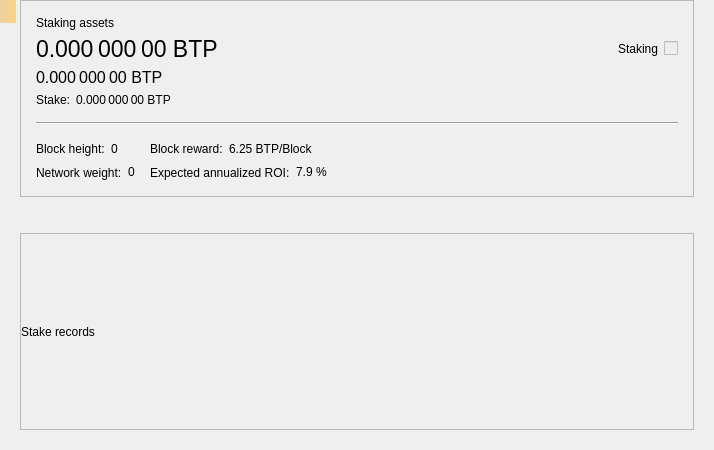
<?xml version="1.0" encoding="UTF-8"?>
<ui version="4.0">
 <class>StakePage</class>
 <widget class="QWidget" name="StakePage">
  <property name="geometry">
   <rect>
    <x>0</x>
    <y>0</y>
    <width>714</width>
    <height>450</height>
   </rect>
  </property>
  <property name="windowTitle">
   <string>Form</string>
  </property>
  <layout class="QVBoxLayout" name="verticalLayout_3">
   <property name="leftMargin">
    <number>20</number>
   </property>
   <property name="topMargin">
    <number>0</number>
   </property>
   <property name="rightMargin">
    <number>20</number>
   </property>
   <property name="bottomMargin">
    <number>20</number>
   </property>
   <item>
    <widget class="QFrame" name="frameStakeInfo">
     <property name="frameShape">
      <enum>QFrame::StyledPanel</enum>
     </property>
     <property name="frameShadow">
      <enum>QFrame::Raised</enum>
     </property>
     <layout class="QVBoxLayout" name="verticalLayout">
      <property name="spacing">
       <number>15</number>
      </property>
      <property name="leftMargin">
       <number>15</number>
      </property>
      <property name="topMargin">
       <number>15</number>
      </property>
      <property name="rightMargin">
       <number>15</number>
      </property>
      <property name="bottomMargin">
       <number>15</number>
      </property>
      <item>
       <layout class="QGridLayout" name="gridLayout_2">
        <property name="spacing">
         <number>6</number>
        </property>
        <item row="1" column="0">
         <widget class="QLabel" name="labelAssets">
          <property name="font">
           <font>
            <pointsize>17</pointsize>
           </font>
          </property>
          <property name="cursor">
           <cursorShape>IBeamCursor</cursorShape>
          </property>
          <property name="toolTip">
           <string>Your current spendable balance</string>
          </property>
          <property name="text">
           <string notr="true">0.000 000 00 BTP</string>
          </property>
          <property name="alignment">
           <set>Qt::AlignLeading|Qt::AlignLeft|Qt::AlignVCenter</set>
          </property>
          <property name="textInteractionFlags">
           <set>Qt::LinksAccessibleByMouse|Qt::TextSelectableByMouse</set>
          </property>
         </widget>
        </item>
        <item row="2" column="0">
         <widget class="QLabel" name="labelAssetsImmature">
          <property name="font">
           <font>
            <pointsize>12</pointsize>
           </font>
          </property>
          <property name="cursor">
           <cursorShape>IBeamCursor</cursorShape>
          </property>
          <property name="toolTip">
           <string>Your immature balance</string>
          </property>
          <property name="text">
           <string notr="true">0.000 000 00 BTP</string>
          </property>
          <property name="alignment">
           <set>Qt::AlignLeading|Qt::AlignLeft|Qt::AlignVCenter</set>
          </property>
          <property name="textInteractionFlags">
           <set>Qt::LinksAccessibleByMouse|Qt::TextSelectableByMouse</set>
          </property>
         </widget>
        </item>
        <item row="0" column="0">
         <widget class="QLabel" name="labelAssetsText">
          <property name="text">
           <string>Staking assets</string>
          </property>
          <property name="alignment">
           <set>Qt::AlignLeading|Qt::AlignLeft|Qt::AlignVCenter</set>
          </property>
         </widget>
        </item>
        <item row="1" column="2">
         <spacer name="horizontalSpacer_2">
          <property name="orientation">
           <enum>Qt::Horizontal</enum>
          </property>
          <property name="sizeHint" stdset="0">
           <size>
            <width>40</width>
            <height>20</height>
           </size>
          </property>
         </spacer>
        </item>
        <item row="4" column="0">
         <layout class="QHBoxLayout" name="horizontalLayout_5">
          <property name="spacing">
           <number>6</number>
          </property>
          <item>
           <widget class="QLabel" name="labelStakeText">
            <property name="sizePolicy">
             <sizepolicy hsizetype="Maximum" vsizetype="Preferred">
              <horstretch>0</horstretch>
              <verstretch>0</verstretch>
             </sizepolicy>
            </property>
            <property name="text">
             <string>Stake:</string>
            </property>
            <property name="alignment">
             <set>Qt::AlignLeading|Qt::AlignLeft|Qt::AlignVCenter</set>
            </property>
           </widget>
          </item>
          <item>
           <widget class="QLabel" name="labelStake">
            <property name="text">
             <string>0.000 000 00 BTP</string>
            </property>
            <property name="alignment">
             <set>Qt::AlignLeading|Qt::AlignLeft|Qt::AlignVCenter</set>
            </property>
            <property name="textInteractionFlags">
             <set>Qt::LinksAccessibleByMouse|Qt::TextSelectableByMouse</set>
            </property>
           </widget>
          </item>
          <item>
           <spacer name="horizontalSpacer_3">
            <property name="orientation">
             <enum>Qt::Horizontal</enum>
            </property>
            <property name="sizeType">
             <enum>QSizePolicy::Minimum</enum>
            </property>
            <property name="sizeHint" stdset="0">
             <size>
              <width>0</width>
              <height>0</height>
             </size>
            </property>
           </spacer>
          </item>
         </layout>
        </item>
        <item row="1" column="4">
         <widget class="QLabel" name="labelStaking">
          <property name="text">
           <string>Staking</string>
          </property>
         </widget>
        </item>
        <item row="1" column="5">
         <widget class="QSwitchControl" name="checkStake">
          <property name="enabled">
           <bool>false</bool>
          </property>
         </widget>
        </item>
       </layout>
      </item>
      <item>
       <widget class="Line" name="hLine">
        <property name="orientation">
         <enum>Qt::Horizontal</enum>
        </property>
       </widget>
      </item>
      <item>
       <layout class="QGridLayout" name="gridLayout">
        <property name="verticalSpacing">
         <number>6</number>
        </property>
        <item row="0" column="0">
         <layout class="QHBoxLayout" name="horizontalLayout">
          <property name="spacing">
           <number>6</number>
          </property>
          <item>
           <widget class="QLabel" name="labelHeightText">
            <property name="sizePolicy">
             <sizepolicy hsizetype="Maximum" vsizetype="Preferred">
              <horstretch>0</horstretch>
              <verstretch>0</verstretch>
             </sizepolicy>
            </property>
            <property name="text">
             <string>Block height:</string>
            </property>
            <property name="alignment">
             <set>Qt::AlignLeading|Qt::AlignLeft|Qt::AlignVCenter</set>
            </property>
           </widget>
          </item>
          <item>
           <widget class="QLabel" name="labelHeight">
            <property name="text">
             <string>0</string>
            </property>
            <property name="alignment">
             <set>Qt::AlignLeading|Qt::AlignLeft|Qt::AlignVCenter</set>
            </property>
            <property name="textInteractionFlags">
             <set>Qt::LinksAccessibleByMouse|Qt::TextSelectableByMouse</set>
            </property>
           </widget>
          </item>
          <item>
           <spacer name="horizontalSpacer_4">
            <property name="orientation">
             <enum>Qt::Horizontal</enum>
            </property>
            <property name="sizeType">
             <enum>QSizePolicy::Minimum</enum>
            </property>
            <property name="sizeHint" stdset="0">
             <size>
              <width>0</width>
              <height>0</height>
             </size>
            </property>
           </spacer>
          </item>
         </layout>
        </item>
        <item row="0" column="1">
         <layout class="QHBoxLayout" name="horizontalLayout_3">
          <property name="spacing">
           <number>6</number>
          </property>
          <item>
           <widget class="QLabel" name="labelRewardText">
            <property name="sizePolicy">
             <sizepolicy hsizetype="Maximum" vsizetype="Preferred">
              <horstretch>0</horstretch>
              <verstretch>0</verstretch>
             </sizepolicy>
            </property>
            <property name="text">
             <string>Block reward:</string>
            </property>
            <property name="alignment">
             <set>Qt::AlignLeading|Qt::AlignLeft|Qt::AlignVCenter</set>
            </property>
           </widget>
          </item>
          <item>
           <widget class="QLabel" name="labelReward">
            <property name="text">
             <string>6.25 BTP/Block</string>
            </property>
            <property name="alignment">
             <set>Qt::AlignLeading|Qt::AlignLeft|Qt::AlignVCenter</set>
            </property>
            <property name="textInteractionFlags">
             <set>Qt::LinksAccessibleByMouse|Qt::TextSelectableByMouse</set>
            </property>
           </widget>
          </item>
          <item>
           <spacer name="horizontalSpacer_6">
            <property name="orientation">
             <enum>Qt::Horizontal</enum>
            </property>
            <property name="sizeType">
             <enum>QSizePolicy::Minimum</enum>
            </property>
            <property name="sizeHint" stdset="0">
             <size>
              <width>0</width>
              <height>0</height>
             </size>
            </property>
           </spacer>
          </item>
         </layout>
        </item>
        <item row="0" column="2" rowspan="2">
         <spacer name="horizontalSpacer">
          <property name="orientation">
           <enum>Qt::Horizontal</enum>
          </property>
          <property name="sizeHint" stdset="0">
           <size>
            <width>40</width>
            <height>20</height>
           </size>
          </property>
         </spacer>
        </item>
        <item row="1" column="0">
         <layout class="QHBoxLayout" name="horizontalLayout_2">
          <property name="spacing">
           <number>6</number>
          </property>
          <item>
           <widget class="QLabel" name="labelWeightText">
            <property name="sizePolicy">
             <sizepolicy hsizetype="Maximum" vsizetype="Preferred">
              <horstretch>0</horstretch>
              <verstretch>0</verstretch>
             </sizepolicy>
            </property>
            <property name="text">
             <string>Network weight:</string>
            </property>
            <property name="alignment">
             <set>Qt::AlignLeading|Qt::AlignLeft|Qt::AlignVCenter</set>
            </property>
           </widget>
          </item>
          <item>
           <widget class="QLabel" name="labelWeight">
            <property name="text">
             <string>0</string>
            </property>
            <property name="alignment">
             <set>Qt::AlignLeading|Qt::AlignLeft|Qt::AlignVCenter</set>
            </property>
            <property name="textInteractionFlags">
             <set>Qt::LinksAccessibleByMouse|Qt::TextSelectableByMouse</set>
            </property>
           </widget>
          </item>
          <item>
           <spacer name="horizontalSpacer_5">
            <property name="orientation">
             <enum>Qt::Horizontal</enum>
            </property>
            <property name="sizeType">
             <enum>QSizePolicy::Minimum</enum>
            </property>
            <property name="sizeHint" stdset="0">
             <size>
              <width>0</width>
              <height>0</height>
             </size>
            </property>
           </spacer>
          </item>
         </layout>
        </item>
        <item row="1" column="1">
         <layout class="QHBoxLayout" name="horizontalLayout_4">
          <property name="spacing">
           <number>6</number>
          </property>
          <item>
           <widget class="QLabel" name="labelROIText">
            <property name="sizePolicy">
             <sizepolicy hsizetype="Maximum" vsizetype="Preferred">
              <horstretch>0</horstretch>
              <verstretch>0</verstretch>
             </sizepolicy>
            </property>
            <property name="text">
             <string>Expected annualized ROI:</string>
            </property>
            <property name="alignment">
             <set>Qt::AlignLeading|Qt::AlignLeft|Qt::AlignVCenter</set>
            </property>
           </widget>
          </item>
          <item>
           <widget class="QLabel" name="labelROI">
            <property name="text">
             <string>7.9 %</string>
            </property>
            <property name="alignment">
             <set>Qt::AlignLeading|Qt::AlignLeft|Qt::AlignVCenter</set>
            </property>
            <property name="textInteractionFlags">
             <set>Qt::LinksAccessibleByMouse|Qt::TextSelectableByMouse</set>
            </property>
           </widget>
          </item>
          <item>
           <spacer name="horizontalSpacer_7">
            <property name="orientation">
             <enum>Qt::Horizontal</enum>
            </property>
            <property name="sizeType">
             <enum>QSizePolicy::Minimum</enum>
            </property>
            <property name="sizeHint" stdset="0">
             <size>
              <width>0</width>
              <height>0</height>
             </size>
            </property>
           </spacer>
          </item>
         </layout>
        </item>
       </layout>
      </item>
     </layout>
    </widget>
   </item>
   <item>
    <spacer name="verticalSpacer">
     <property name="orientation">
      <enum>Qt::Vertical</enum>
     </property>
     <property name="sizeType">
      <enum>QSizePolicy::Fixed</enum>
     </property>
     <property name="sizeHint" stdset="0">
      <size>
       <width>20</width>
       <height>30</height>
      </size>
     </property>
    </spacer>
   </item>
   <item>
    <widget class="QFrame" name="frameStakeRecords">
     <property name="frameShape">
      <enum>QFrame::StyledPanel</enum>
     </property>
     <property name="frameShadow">
      <enum>QFrame::Raised</enum>
     </property>
     <layout class="QVBoxLayout" name="verticalLayout_2">
      <property name="leftMargin">
       <number>0</number>
      </property>
      <property name="topMargin">
       <number>0</number>
      </property>
      <property name="rightMargin">
       <number>0</number>
      </property>
      <property name="bottomMargin">
       <number>0</number>
      </property>
      <item>
       <widget class="QLabel" name="labelRecordsText">
        <property name="text">
         <string>Stake records</string>
        </property>
       </widget>
      </item>
     </layout>
    </widget>
   </item>
  </layout>
  <widget class="QLabel" name="labelAlerts">
   <property name="geometry">
    <rect>
     <x>0</x>
     <y>0</y>
     <width>16</width>
     <height>23</height>
    </rect>
   </property>
   <property name="visible">
    <bool>false</bool>
   </property>
   <property name="styleSheet">
    <string notr="true">QLabel { background-color: qlineargradient(x1: 0, y1: 0, x2: 1, y2: 0, stop:0 #F0D0A0, stop:1 #F8D488); color:#000000; }</string>
   </property>
   <property name="wordWrap">
    <bool>true</bool>
   </property>
   <property name="margin">
    <number>3</number>
   </property>
   <property name="textInteractionFlags">
    <set>Qt::TextSelectableByMouse</set>
   </property>
  </widget>
 </widget>
 <customwidgets>
  <customwidget>
   <class>QSwitchControl</class>
   <extends>QCheckBox</extends>
   <header>qt/qswitchcontrol.h</header>
  </customwidget>
 </customwidgets>
 <resources/>
 <connections/>
</ui>
